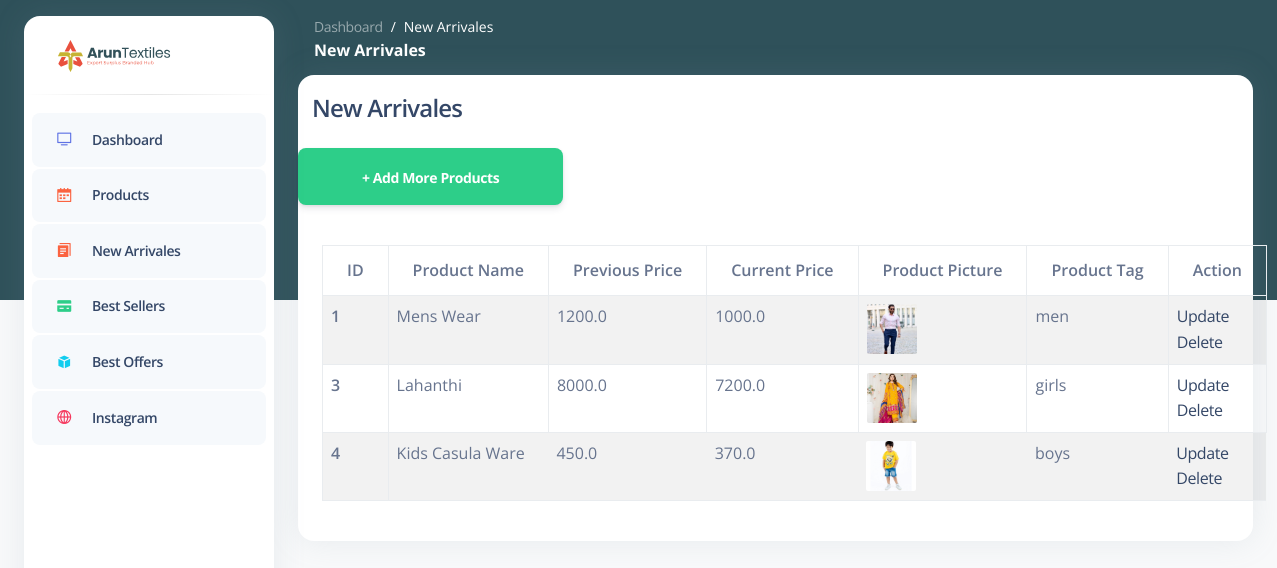
Page /shop-items on the committed database.
### wedsite/models.py (models this page shows, shortened)
class Product(db.Model):
    id = db.Column(db.Integer, primary_key=True)
    product_name = db.Column(db.String(100), nullable=False)
    current_price = db.Column(db.Float, nullable=False)
    previous_price = db.Column(db.Float, nullable=False)
    product_picture = db.Column(db.String(1000), nullable=False)
    product_tag = db.Column(db.String(50), nullable=False)

### wedsite/admin.py (the view)
@admin.route('/shop-items', methods=['GET', 'POST'])
def shop_items():
    items = Product.query.order_by(Product.id).all()
    return render_template('shop_items.html', items=items)

### wedsite/templates/shop_items.html (shortened to what this page needs)
{% extends 'dashboard.html' %}
{% block content %}
<main class="main-content position-relative border-radius-lg ">
    <nav class="navbar navbar-main navbar-expand-lg px-0 mx-4 shadow-none border-radius-xl " id="navbarBlur" data-scroll="false">
      <div class="container-fluid py-1 px-3">
        <nav aria-label="breadcrumb">
          <ol class="breadcrumb bg-transparent mb-0 pb-0 pt-1 px-0 me-sm-6 me-5">
            <li class="breadcrumb-item text-sm"><a class="opacity-5 text-white" href="javascript:;">Dashboard</a></li>
            <li class="breadcrumb-item text-sm text-white active" aria-current="page">New Arrivales</li>
          </ol>
          <h6 class="font-weight-bolder text-white mb-0">New Arrivales</h6>
        </nav>
    </nav>
    <div class="container">
        <div class="row">
            <div class="col-md-12">
                <div class="card">
                    <div class="row">
                        <div class="col-md-10" style="padding:16px;">
                            <h4 style="margin-left:10px">New Arrivales</h4>
                        </div>
                        <div>
                          <a href="{{ url_for('admin.add_shop_items') }}" class="btn btn-success btn-lg"> + Add More Products</a>
                        </div>
                    </div>
                    <div class="card-body" id="products-table">
                        {% if items | length < 1 %}
                        <h3 style="color: white;">No Shop Items </h3>
                        {% else %}
                        <table class="table table-bordered table-striped">
                            <thead>
                                <tr>
                                    <th scope="col">ID</th>
                                    <th scope="col">Product Name</th>
                                    <th scope="col">Previous Price</th>
                                    <th scope="col">Current Price</th>
                                    <th scope="col">Product Picture</th>
                                    <th scope="col">Product Tag</th>
                                    <th scope="col">Action</th>
                                </tr>
                            </thead>
                            <tbody>
                                {% for item in items %}
                                <tr>
                                    <th scope="row">{{ item.id }}</th>
                                    <td>{{ item.product_name }}</td>
                                    <td>{{ item.previous_price }}</td>
                                    <td>{{ item.current_price }}</td>
                                    <td><img src="{{ item.product_picture }}" alt="" style="height: 50px; width: 50px; border-radius: 2px;"></td>
                                    <td>{{ item.product_tag }}</td>
                                    <td>
                                        <a href="/update-item/{{ item.id }}">Update</a>
                                        <br>
                                        <a href="/delete-item/{{ item.id }}">Delete</a>
                                    </td>
                                </tr>
                                {% endfor %}
                            </tbody>
                        </table>
                        {% endif %}
                    </div>
                </div>
            </div>
        </div>
</body>
{% endblock %}

### wedsite/templates/dashboard.html (shortened to what this page needs)
{% include 'sidebar.html' %}
{% block content %}{% endblock %}
</html>

### wedsite/templates/sidebar.html (shortened to what this page needs)
<!DOCTYPE html>
<html lang="en">
<head>
  <link href="./static/css/nucleo-icons.css" rel="stylesheet" />
  <link href="./static/css/nucleo-svg.css" rel="stylesheet" />
  <link href="./static/css/nucleo-svg.css" rel="stylesheet" />
  <link id="pagestyle" href="./static/css/argon-dashboard.css?v=2.0.4" rel="stylesheet" />
</head>
<body class="g-sidenav-show   bg-gray-100">
  <aside class="sidenav bg-white navbar navbar-vertical navbar-expand-xs border-0 border-radius-xl my-3 fixed-start ms-4 " id="sidenav-main">
    <div class="sidenav-header">
      <a class="navbar-brand m-0" href="{{ url_for('views.index') }} " target="_blank" style="height:160px; width:350px; margin-top:12px;">
        <img src="/static/imgs/theme/logo-2.svg" class="navbar-brand-img" alt="main_logo"></a>
    </div>
    <hr class="horizontal dark mt-0">
    <div class="collapse navbar-collapse  w-auto " id="sidenav-collapse-main">
      <ul class="navbar-nav">
        <li class="nav-item">
          <a class="nav-link active" href="{{ url_for('views.dashboard') }} ">
            <div class="icon icon-shape icon-sm border-radius-md text-center me-2 d-flex align-items-center justify-content-center">
              <i class="ni ni-tv-2 text-primary text-sm opacity-10"></i>
            </div>
            <span class="nav-link-text ms-1">Dashboard</span>
          </a>
        </li>
        <li class="nav-item">
          <a class="nav-link active" href="{{ url_for('admin.dash_product') }}">
            <div class="icon icon-shape icon-sm border-radius-md text-center me-2 d-flex align-items-center justify-content-center">
              <i class="ni ni-calendar-grid-58 text-warning text-sm opacity-10"></i>
            </div>
            <span class="nav-link-text ms-1">Products</span>
          </a>
        </li>
        <li class="nav-item">
          <a class="nav-link active" href="{{ url_for('admin.shop_items') }}">
            <div class="icon icon-shape icon-sm border-radius-md text-center me-2 d-flex align-items-center justify-content-center">
              <i class="ni ni-single-copy-04 text-warning text-sm opacity-10"></i>
            </div>
            <span class="nav-link-text ms-1">New Arrivales</span>
          </a>
        </li>
        <li class="nav-item">
          <a class="nav-link active" href="{{ url_for('admin.dash_bestseller') }}">
            <div class="icon icon-shape icon-sm border-radius-md text-center me-2 d-flex align-items-center justify-content-center">
              <i class="ni ni-credit-card text-success text-sm opacity-10"></i>
            </div>
            <span class="nav-link-text ms-1">Best Sellers</span>
          </a>
        </li>
        <li class="nav-item">
          <a class="nav-link active" href="{{ url_for('admin.dash_bestoffers') }}">
            <div class="icon icon-shape icon-sm border-radius-md text-center me-2 d-flex align-items-center justify-content-center">
              <i class="ni ni-app text-info text-sm opacity-10"></i>
            </div>
            <span class="nav-link-text ms-1">Best Offers</span>
          </a>
        </li>
        <li class="nav-item">
          <a class="nav-link active" href="{{ url_for('admin.dash_insta') }}">
            <div class="icon icon-shape icon-sm border-radius-md text-center me-2 d-flex align-items-center justify-content-center">
              <i class="ni ni-world-2 text-danger text-sm opacity-10"></i>
            </div>
            <span class="nav-link-text ms-1">Instagram</span>
          </a>
        </li>
      </ul>
    </div>
  </aside>

### wedsite/static/nucleo-svg.css (style rules this page uses)
.icon { display: inline-block; color: #111111; height: 1em; width: 1em; }
.icon-sm { height: 0.8em; width: 0.8em; }
.icon { fill: currentColor; stroke: none; }

### rows in the picture
Product: id "1", product_name "Mens Wear", previous_price "1200.0", current_price "1000.0", product_picture (picture), product_tag "men"
Product: id "3", product_name "Lahanthi", previous_price "8000.0", current_price "7200.0", product_picture (picture), product_tag "girls"
Product: id "4", product_name "Kids Casula Ware", previous_price "450.0", current_price "370.0", product_picture (picture), product_tag "boys"
